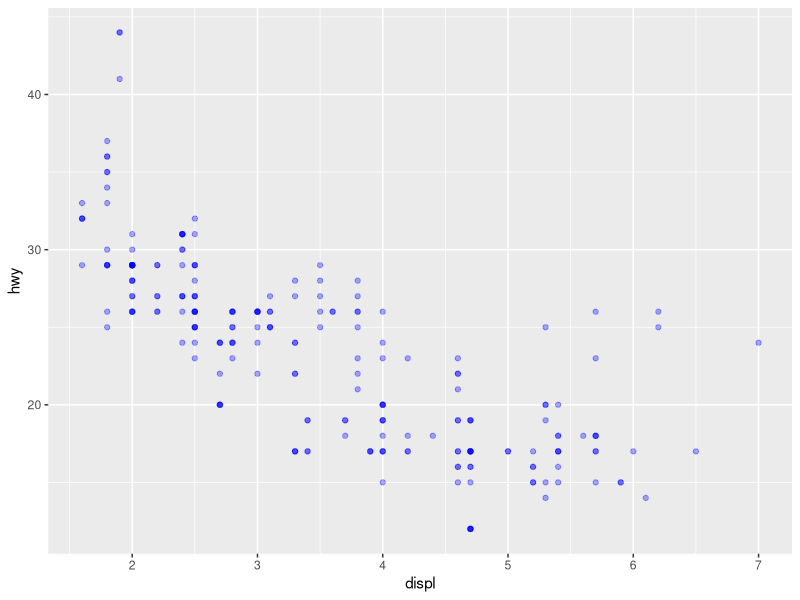

Source code (R): (Note: this script raises an error after producing the figure.)
## ---- chunk 1
knitr::opts_chunk$set(echo = TRUE)
library(tidyverse)
## ---- chunk 2
ggplot(data = mpg) +
  geom_point(
    mapping = aes(x = displ, y = hwy),
    alpha = 1 / 3,
    color = "blue"
  )
## ---- chunk 3
ggplot(data = mpg) +
  geom_point(
    mapping = aes(x = displ, y = hwy),
    color = year
  )
## ---- chunk 4
ggplot(data = mpg) +
  geom_point(
    mapping = aes(x = displ, y = hwy),
    color = class
  )
## ---- chunk 5
ggplot(data = mpg) +
  geom_point(
    mapping = aes(x = displ, y = hwy, color = "red")
  )

ggplot(data = mpg) +
  geom_point(
    mapping = aes(x = displ, y = hwy, color = "blue")
  )

ggplot(data = mpg) +
  geom_point(
    mapping = aes(x = displ, y = hwy, shape = "triangle")
  )
